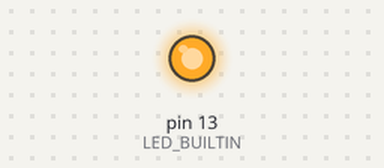
This program was run on a simulated Arduino Uno, built with avr-gcc and run on an emulated ATmega328P. On the bench: output pins drawn as LEDs (lit = HIGH). What the program prints to the serial monitor is not drawn.

Above: at 1.0 s.
At 3.5 s:
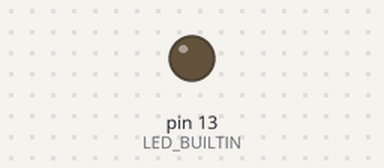
Timing chart, 0 to 6.5 s (numbered marks = the images above):
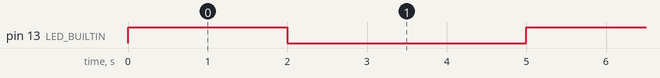

Measured:
- by itself, pin 13 (LED_BUILTIN): alternates HIGH for 2.0 s and LOW for 3.0 s

The program:

main.cpp
```cpp
#include <Arduino.h>
extern void someFunction();

/*
  Simple Blink sketch
  simple-blink.cpp
  Use for PlatformIO demo

  From original Arduino Blink Sketch
  https://www.arduino.cc/en/Tutorial/Blink

  DroneBot Workshop 2021
  https://dronebotworkshop.com
*/

// Set LED_BUILTIN if undefined or not pin 13
#define LED_BUILTIN 13
  // void setup functions to run once
void setup()
{
  // Initialize LED pin as an output.
  pinMode(LED_BUILTIN, OUTPUT);
  Serial.begin(9600);
}

 // main to run repeatedly
void loop()
{
  // Set the LED HIGH
  digitalWrite(LED_BUILTIN, HIGH);

  // Wait for a second
  delay(2000);

  // Set the LED LOW
  digitalWrite(LED_BUILTIN, LOW);

   // Wait for a second
  delay(2000);
  Serial.println("");
  Serial.println("New loop");
  someFunction();
}
```

someFunction.cpp
```cpp
#include <Arduino.h>

void someFunction(){
    //Serial.begin(9600);
    Serial.println("Heelllo using someFunction");
    delay(1000);
}
```
